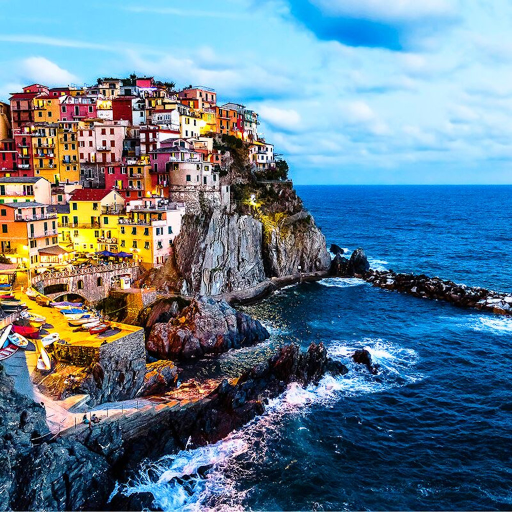
//> input picture Assignments/3/ColorPhotos/Sea.jpeg, 1024 x 1024 px (shown at 1/2 size)
$ ./FFTPoissonSolver ../../3/ColorPhotos/Sea.jpeg   (built with g++ and OpenCV 4)
//> lines starting //> are read from the running program, lines starting //| are printed output that depends on the picture; after the words box and inside, x2 and y2 are one past the last pixel; in counts of white or black regions, pixels touching at a corner belong together
#include <opencv2/opencv.hpp>
#include <bits/stdc++.h>


// imshow(winname, mat) -> None
// . The function may scale the image, depending on its depth:
// . - If the image is 8-bit unsigned, it is displayed as is.
// . - If the image is 16-bit unsigned or 32-bit integer, the pixels are divided by 256.
//     That is, the value range [0,255\*256] is mapped to [0,255].
// . - If the image is 32-bit or 64-bit floating-point, the pixel values are multiplied by 255. That is, the
// .   value range [0,1] is mapped to [0,255].

std::string type2str(int type) {
  std::string r;
  uchar depth = type & CV_MAT_DEPTH_MASK;
  uchar chans = 1 + (type >> CV_CN_SHIFT);
  switch ( depth ) {
    case CV_8U:  r = "8U"; break;
    case CV_8S:  r = "8S"; break;
    case CV_16U: r = "16U"; break;
    case CV_16S: r = "16S"; break;
    case CV_32S: r = "32S"; break;
    case CV_32F: r = "32F"; break;
    case CV_64F: r = "64F"; break;
    default:     r = "User"; break;
  }
  r += "C";
  r += (chans+'0');
  return r;
}

cv::Mat Laplac(const cv::Mat& M){
  cv::Mat Lap;
  int kernel_size = 3;
  int scale = 1;
  int delta = 0;
  int ddepth = CV_64F;
  cv::Laplacian( M, Lap,ddepth, kernel_size,scale,delta,cv::BORDER_DEFAULT );
  for(int i = 0; i < Lap.rows; i++){
    Lap.at<double>(i,0) = 0;
    Lap.at<double>(i,Lap.cols - 1) = 0;
  }
  for(int i = 0; i < Lap.cols; i++){
    Lap.at<double>(0,i) = 0;
    Lap.at<double>( Lap.rows - 1 ,i) = 0;
  }
  return(Lap);
}
// [57 lines left out: function plotHistogram, not called in this run]

void clipping(cv::Mat& M){
  for(int i = 0 ;i<M.rows;i++){
    for(int j = 0;j<M.cols;j++ ){
      if(M.at<float>(i,j) < 0) M.at<float>(i,j) = 0;
      if(M.at<float>(i,j) > 1) M.at<float>(i,j) = 1;
    }
  }
}
// [15 lines of commented-out code are left out]

void dftImage(const cv::Mat& G,cv::Mat& complexI){
    int m = cv::getOptimalDFTSize( G.rows );
    int n = cv::getOptimalDFTSize( G.cols );
    // cv::normalize(G,G,0,1,CV_MINMAX);
    cv::Mat padded;
    cv::copyMakeBorder(G, padded, 0, m - G.rows, 0, n - G.cols,cv::BORDER_CONSTANT, cv::Scalar::all(0));
    // std::cout<<G;
    cv::Mat planes[] = {cv::Mat_<float>(padded), cv::Mat::zeros(padded.size(), CV_32F)};
    cv::merge(planes, 2, complexI);         // Add to the expanded another plane with zero
    cv::dft(complexI, complexI,cv::DFT_COMPLEX_OUTPUT);
}


cv::Mat solvePoisson( const cv::Mat& F,const cv::Mat& boundaryImage){
  cv::Mat extendedF(2*(F.rows + 1),F.cols,CV_64F);
  for(int i = 0; i < F.cols; i++ ){
    extendedF.at<double>(0,i) = 0;
    extendedF.at<double>(F.rows + 1,i) = 0;
  }
  for(int i = 0; i < F.rows; i++){
    for(int j =0; j < F.cols; j++){
      extendedF.at<double>(i+1,j) = F.at<double>(i,j);
    }
  }
  for(int i = F.rows + 2; i < extendedF.rows; i++){
    for(int j = 0; j < F.cols; j++){
      extendedF.at<double>(i,j) = -F.at<double>(2*F.rows - i + 1 ,j);
    }
  }
  cv::Mat complexI;
  dftImage(F,complexI);
  // dftImage(extendedF,complexI);
  for(int r = 0;r<complexI.rows;r++){
      for(int c = 0 ;c<complexI.cols; c++){
          double M,N;
          M = complexI.rows; N = complexI.cols;
          double p = r - 1;
          double q = c - 1;
          // double k = -4*M_PI*M_PI*((p*p)/(Lx*Lx) + ((q*q)/(Ly*Ly) ));
          double k = -4*((sin(M_PI*p/(M)))*(sin(M_PI*p/(M))) +  (sin(M_PI*q/(N)))*(sin(M_PI*q/(N))))  ;
          if(abs(k)<0.001) continue;
          complexI.at<cv::Vec2f>(r,c)[0] = complexI.at<cv::Vec2f>(r,c)[0]/k;
          complexI.at<cv::Vec2f>(r,c)[1] = complexI.at<cv::Vec2f>(r,c)[1]/k;

      }
  }

  complexI.at<cv::Vec2f>(0,0)[0] = 0;
  complexI.at<cv::Vec2f>(0,0)[1] = 0;


  cv::Mat FinalImage;

  cv::dft(complexI,FinalImage,cv::DFT_INVERSE|cv::DFT_SCALE);

  cv::Mat components[2];
  cv::split(FinalImage,components);
  double min, max;
  cv::minMaxLoc(components[0], &min, &max);
  std::cout<<"Min "<<min<<" Max "<<max<<"\n";
  components[0] = (components[0] - min)/(max - min);

  clipping(components[0]);
  // cv::Mat dis;
  // cv::resize(components[0],dis,cv::Size(F.cols,(int)(1.3*F.rows)));
  return(components[0]);
}

// [14 lines left out: function gamma, not called in this run]

int main(int argc, char** argv){
    cv::Mat image = cv::imread(argv[1],CV_LOAD_IMAGE_UNCHANGED);
//> image is the input picture: 1024 rows x 1024 cols, CV_8UC3; mean B, G, R 143, 124.6, 98.3
    image.convertTo(image,CV_64FC3);
//> image: 1024 rows x 1024 cols, CV_64FC3
    std::cout<<type2str(image.type())<<"\n";
//| 64FC3
    std::cout<< image.size()<<"\n";
//| [1024 x 1024]
    // image = image*1000;
    // cv::resize(image, image, cv::Size(image.cols/2, image.rows/2)); // to half size or even smaller
    // image = toneMapping(image);
    double r,b,g,logavg;
    r = 0.299;
    b = 0.144;
    g = 0.587;
    cv:: Mat Luminance(image.rows,image.cols,CV_64FC1);
    for(int r = 0;r<image.rows;r++){
        for(int c = 0 ;c<image.cols; c++){
            Luminance.at<double>(r,c) = b*image.at<cv::Vec3d>(r,c)[0] + g*image.at<cv::Vec3d>(r,c)[1] + r*image.at<cv::Vec3d>(r,c)[2];
            logavg += log(0.0001 + Luminance.at<double>(r,c));
            // logavg += Luminance.at<double>(r,c);
        }
    }
//> this loop made 1024 passes
//> logavg on passes 1 to 3: 5221.2, 11055.8, 17263
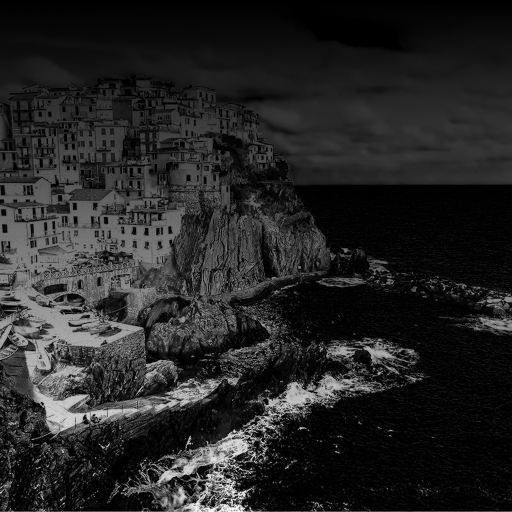
//> Luminance: 1024 rows x 1024 cols, CV_64FC1 (shown at 1/2 size); min 0, max 261049.1, mean 38509.9; drawn with min black and max white
//> after the loop, logavg = 9753020.6
    logavg = exp(logavg/((image.cols)*(image.rows)));
//> logavg = 10951.2
    std::cout<<"logavg "<<logavg<<"\n";
//| logavg 10951.2

    double a = 0.18;
    cv::Mat L(image.rows,image.cols,CV_64FC1);
    L = (a*(Luminance)/logavg);
    cv::Mat boundaryImage = L.clone();
    for(int i = L.rows/4 ;i < L.rows/2 ; i++ ){
      for(int j = L.cols/4; j< L.cols/2 ; j++ ){
        boundaryImage.at<double>(i,j) = 0;
      }
    }
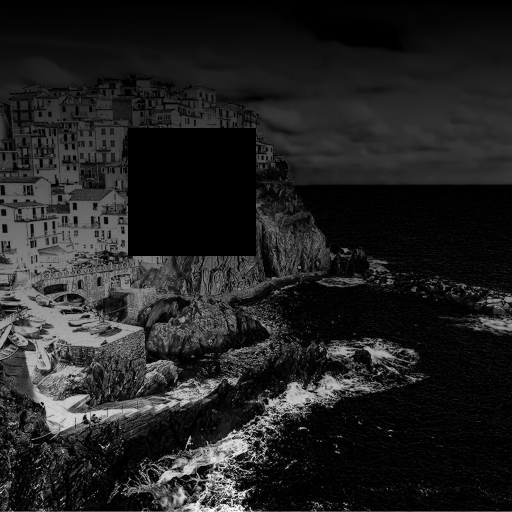
//> boundaryImage: 1024 rows x 1024 cols, CV_64FC1 (shown at 1/2 size); min 0, max 4.29, mean 0.578; drawn with min black and max white
    // cv::resize(L,L,cv::Size(64,64));
    cv::Mat Lap = Laplac(L);
//> in Laplac, `cv::Laplacian( M, Lap,ddepth, kernel_size,scale,delta,cv::BORDER_DEFAU..`:
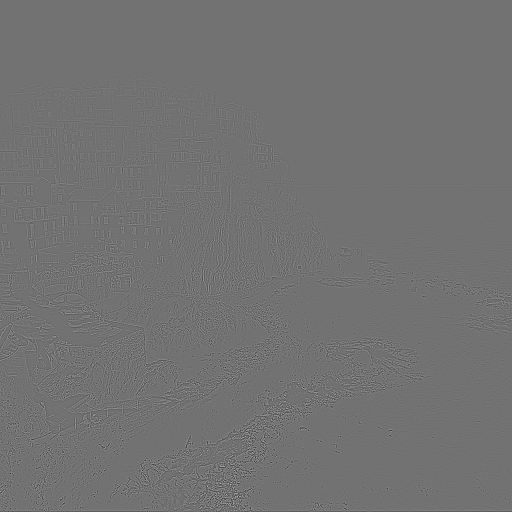
//> Lap: 1024 rows x 1024 cols, CV_64FC1 (shown at 1/2 size); min -18.71, max 22.95, mean 0; drawn with min black and max white
//> after the loop in Laplac, `for(int i = 0; i < Lap.rows; i++)`: Lap: 1024 rows x 1024 cols, CV_64FC1; 0.19% of pixels changed, all inside (x1, y1, x2, y2) = (0, 0, 1024, 1024)
//> after the loop in Laplac, `for(int i = 0; i < Lap.cols; i++)`: Lap: 1024 rows x 1024 cols, CV_64FC1; min -18.71, max 22.95, mean 0
    cv::Mat solved = solvePoisson(Lap,boundaryImage);
//> after the loop in solvePoisson, `for(int i = 0; i < F.cols; i++ )`: extendedF: 2050 rows x 1024 cols, CV_64FC1; every value is 0
//> after the loop in solvePoisson, `for(int i = 0; i < F.rows; i++)`:
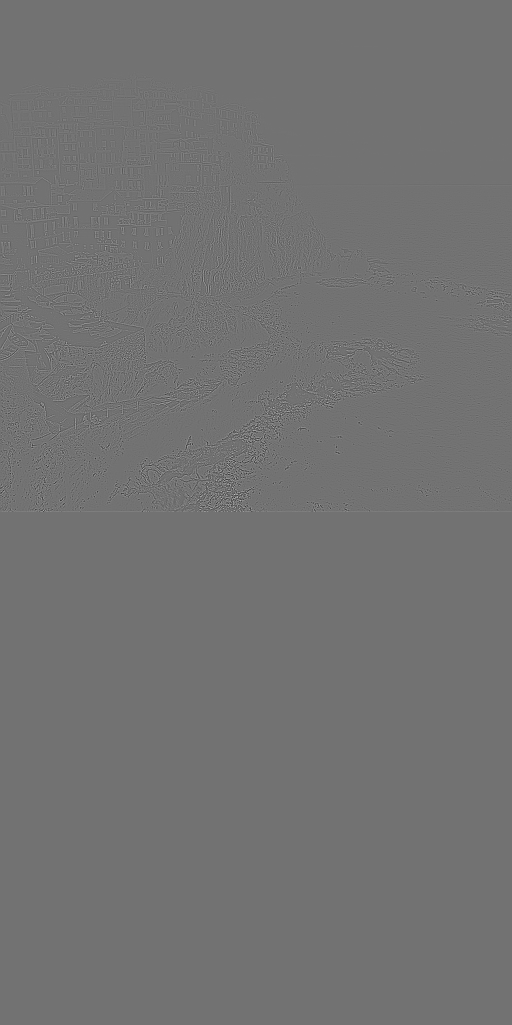
//> extendedF: 2050 rows x 1024 cols, CV_64FC1 (shown at 1/2 size); min -18.71, max 22.95, mean 0; drawn with min black and max white
//> in dftImage, `cv::Mat planes[] = {cv::Mat_<float>(padded), cv::Mat::zeros(padded.siz..`: planes[1]: 1024 rows x 1024 cols, CV_32FC1; every value is 0
//> in solvePoisson, `cv::split(FinalImage,components);`:
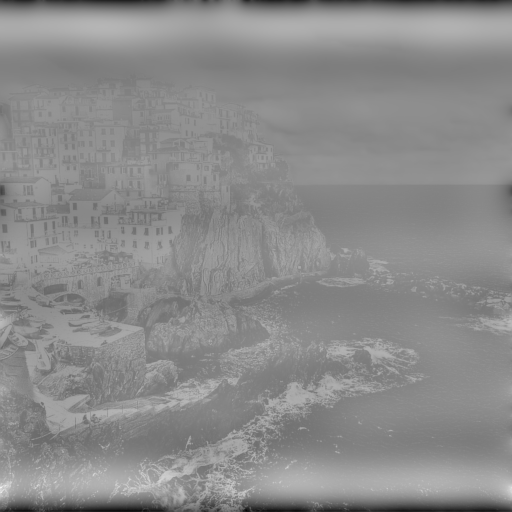
//> components[0]: 1024 rows x 1024 cols, CV_32FC1 (shown at 1/2 size); min -34.17, max 28.4, mean 0; drawn with min black and max white
//> in solvePoisson, `cv::split(FinalImage,components);`:
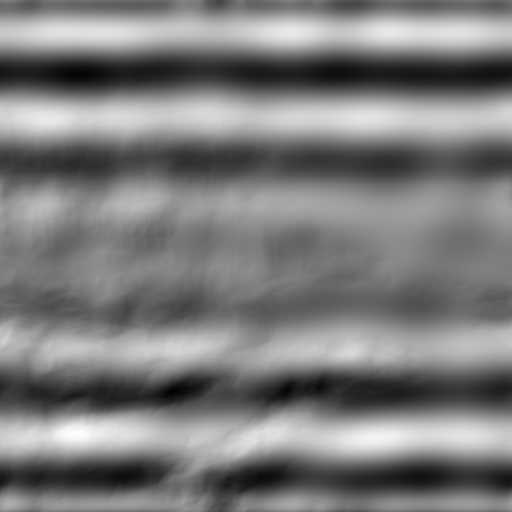
//> components[1]: 1024 rows x 1024 cols, CV_32FC1 (shown at 1/2 size); min -4.69, max 4.92, mean -8.91e-09; drawn with min black and max white
//> in solvePoisson, `cv::minMaxLoc(components[0], &min, &max);`: min = -34.17; max = 28.4
//| Min -34.1686 Max 28.3985
    // [31 lines of commented-out code are left out]
    cv::namedWindow( "Laplacian",CV_WINDOW_FREERATIO);
    cv::imshow( "Laplacian", Lap);

    cv::namedWindow( "Original",CV_WINDOW_FREERATIO);
    cv::imshow( "Original", L);

    cv::namedWindow( "Rapid Poisson Solver",CV_WINDOW_FREERATIO);
    cv::imshow( "Rapid Poisson Solver", solved);


    cv::waitKey(0);
    cv::destroyAllWindows();
    return(0);
}

$ run again, on Assignments/3/ColorPhotos/moon.jpeg
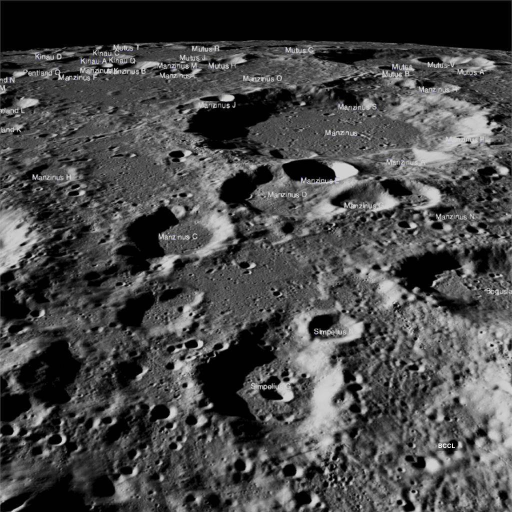
//> input picture Assignments/3/ColorPhotos/moon.jpeg, 1024 x 1024 px (shown at 1/2 size)
//> image is the input picture: 1024 rows x 1024 cols, CV_8UC3; mean B, G, R 71.8, 71.8, 71.8
//> image: 1024 rows x 1024 cols, CV_64FC3
//| 64FC3
//| [1024 x 1024]
//> the loop `for(int r = 0;r<image.rows;r++)` made 1024 passes
//> logavg on passes 1 to 3: 4086.9, -5275.4, -1885.1
//> after the loop `for(int r = 0;r<image.rows;r++)`:
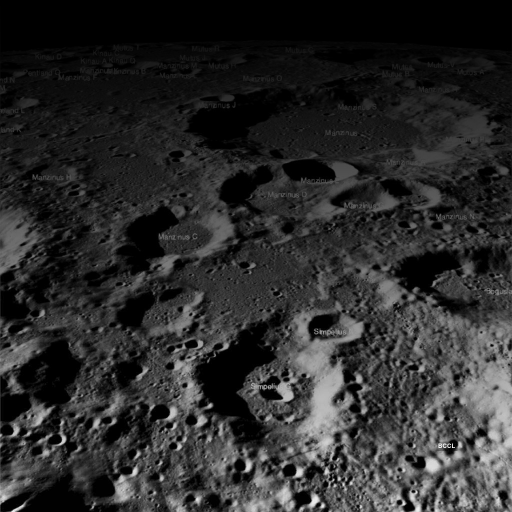
//> Luminance: 1024 rows x 1024 cols, CV_64FC1 (shown at 1/2 size); min 0, max 228411.4, mean 39383.6; drawn with min black and max white
//> after the loop `for(int r = 0;r<image.rows;r++)`: logavg = 9423570
//> `logavg = exp(logavg/((image.cols)*(image.rows)));`: logavg = 7998.6
//| logavg 7998.56
//> in solvePoisson, `cv::split(FinalImage,components);`:
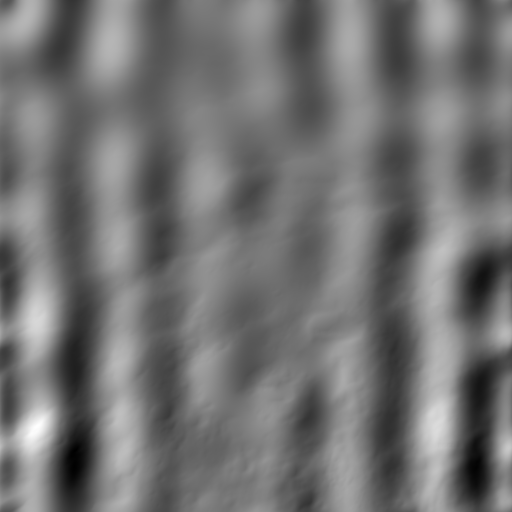
//> components[1]: 1024 rows x 1024 cols, CV_32FC1 (shown at 1/2 size); min -7.14, max 8.74, mean -6.98e-10; drawn with min black and max white
//> min = -60.89; max = 25.05
//| Min -60.8902 Max 25.0527

$ run again, on Assignments/3/ColorPhotos/Bigbridge.png
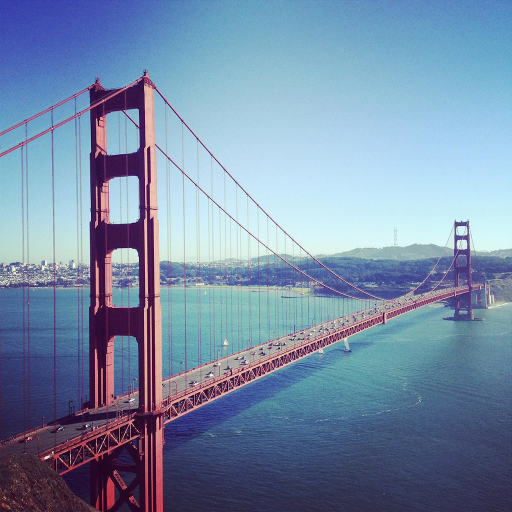
//> input picture Assignments/3/ColorPhotos/Bigbridge.png, 1024 x 1024 px (shown at 1/2 size)
//> image is the input picture: 1024 rows x 1024 cols, CV_8UC3; mean B, G, R 167.8, 139.6, 118.4
//> image: 1024 rows x 1024 cols, CV_64FC3
//| 64FC3
//| [1024 x 1024]
//> the loop `for(int r = 0;r<image.rows;r++)` made 1024 passes
//> logavg on passes 1 to 3: 4637, 9954.7, 15664.2
//> after the loop `for(int r = 0;r<image.rows;r++)`:
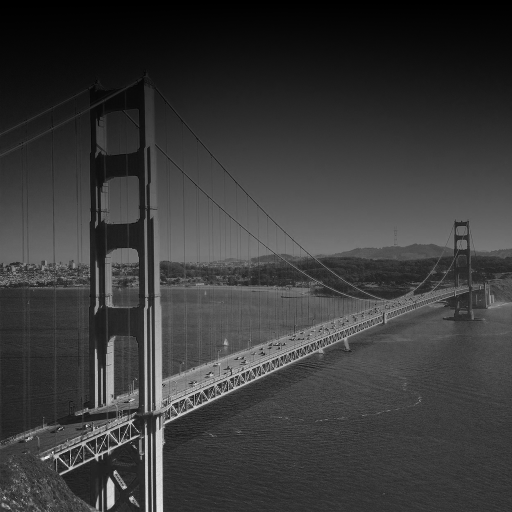
//> Luminance: 1024 rows x 1024 cols, CV_64FC1 (shown at 1/2 size); min 0, max 237582.7, mean 54274.2; drawn with min black and max white
//> after the loop `for(int r = 0;r<image.rows;r++)`: logavg = 11099971.4
//> `logavg = exp(logavg/((image.cols)*(image.rows)));`: logavg = 39567.3
//| logavg 39567.3
//> in solvePoisson, `cv::split(FinalImage,components);`:
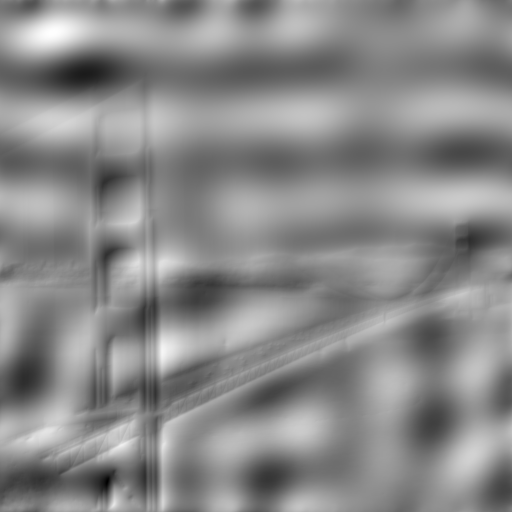
//> components[1]: 1024 rows x 1024 cols, CV_32FC1 (shown at 1/2 size); min -0.44, max 0.376, mean -1.14e-09; drawn with min black and max white
//> min = -3.58; max = 3.02
//| Min -3.57704 Max 3.0153
